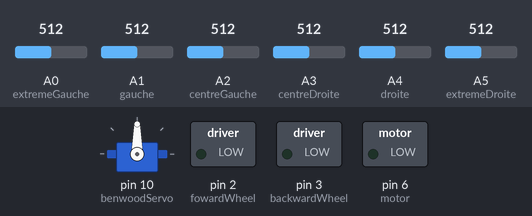
This sketch was run on a simulated Arduino Uno, built with avr-gcc and run on an emulated ATmega328P. On the bench: servo, switched loads named in the sketch (green lamp = pin HIGH). The inputs (shaded band) are chosen by the test bench; at power-on: A2 (centreGauche) = 512, A0 (extremeGauche) = 512, A1 (gauche) = 512, A3 (centreDroite) = 512, A4 (droite) = 512, A5 (extremeDroite) = 512.

Above: at 1.2 s.
1.3 s: A2 (centreGauche) set to 418
2.8 s: A2 (centreGauche) set to 389
At 3.8 s:
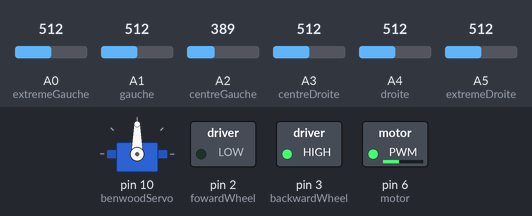
Timing chart, 0 to 5.8 s (numbered marks = the images above; inputs shaded):
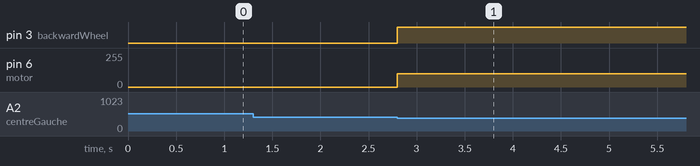

The sketch:

sensor_control.ino
```cpp
//----Initialisation du servo----
#include <Servo.h>
Servo benwoodServo;
//----Initialisation des pins moteurs----
int fowardWheel = 2;
int backwardWheel = 3;
int motor = 6;
//----Initialisation des sensors + valeurs----
int extremeDroite = A5, val_ED,
    droite = A4, val_D,
    centreDroite = A3, val_CD,
    centreGauche = A2, val_CG,
    gauche = A1, val_G,
    extremeGauche = A0, val_EG;
//----------------------------------
void setup()
{
  //----servo----
  benwoodServo.attach(10);
  benwoodServo.write(90);
  //----motor----
  pinMode(fowardWheel, OUTPUT);
  pinMode(backwardWheel, OUTPUT);
  pinMode(motor, OUTPUT);
  //----sensors----
  pinMode(extremeDroite , INPUT);
  pinMode(droite, INPUT);
  pinMode(centreDroite, INPUT);
  pinMode(centreGauche, INPUT);
  pinMode(gauche, INPUT);
  pinMode(extremeGauche, INPUT);
}
//----------------------------------
void foward() //avant
{
  digitalWrite(fowardWheel, HIGH);
  digitalWrite(backwardWheel, LOW);
  return;
}
void backward() //arriere
{
  digitalWrite(backwardWheel, HIGH);
  digitalWrite(fowardWheel, LOW);
  return;
}
void sensorRead() //lecture des sensors
{
  val_ED = analogRead(extremeDroite);
  val_D = analogRead(droite);
  val_CD = analogRead(centreDroite);
  val_CG = analogRead(centreGauche);
  val_G = analogRead(gauche);
  val_EG = analogRead(extremeGauche);
  return;
}
//-------------------------------Code above should never change----------------------------
void loop()
{
  //----lecture des sensors----
  sensorRead();
  if (val_ED < 400 && val_EG < 400 && (val_D > 400 || val_CD > 400 || val_CG > 400 || val_G > 400))
  {
    foward();
    analogWrite(motor, 100);
    benwoodServo.write(90);
  }
  if (val_CD < 400 || val_CG < 400)
  {
    backward();
    do
    {
      analogWrite(motor, 100);
      sensorRead();
    }while(val_ED > 400 && val_EG > 400 && (val_D < 400 || val_CD < 400 || val_CG < 400 || val_G < 400));
  }
}
```

Measured:
- the behaviour switches between 400 and 399 on A2 (centreGauche) (found by bisection; images 0 and 1)
- after the input at 1.3 s, every drawn part: stays the same
- after the input at 2.8 s, pin 3 (backwardWheel): LOW → HIGH at once; pin 6 (motor): 0/255 → 100/255 at once
